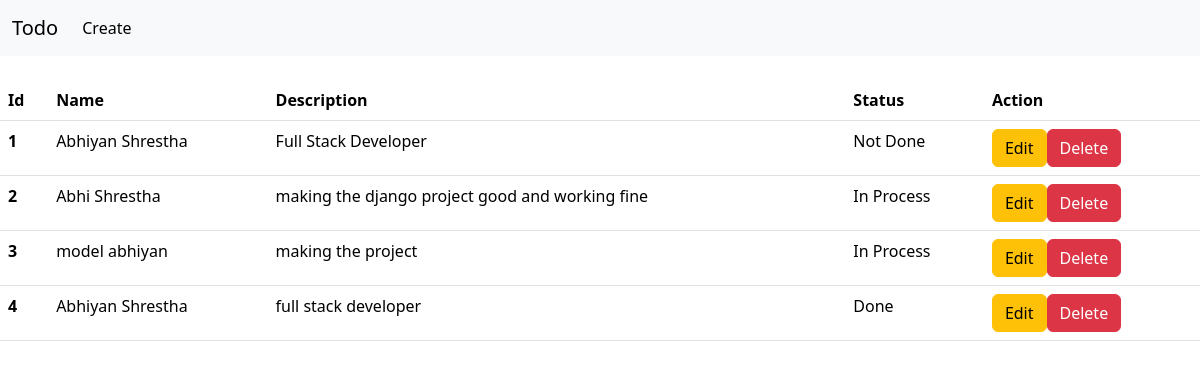
Before: / with the older database file.
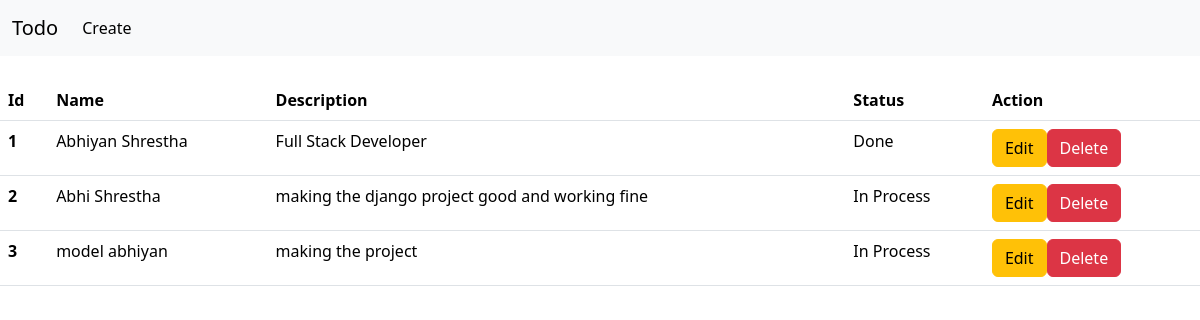
After: the same page with the newer database file.
### base/models.py (models this page shows)
class Todo(models.Model):
    name = models.CharField(max_length=255)
    description = models.TextField()
    status = models.CharField(max_length=255)

### base/views.py (the view)
# urls.py: 2. Add a URL to urlpatterns:  path('', views.home, name='home')
def home(request):
    todo_objs = Todo.objects.all()
    data = {'todos': todo_objs}
    return render(request,'index.html',context=data)

### templates/index.html (shortened to what this page needs)
<!DOCTYPE html>
<html>
    <head>
        <link rel="stylesheet" href="">
        <link href="https://cdn.jsdelivr.net/npm/bootstrap@5.3.3/dist/css/bootstrap.min.css" rel="stylesheet">
    </head>
    <body>
      {% include 'nav.html' %}
      <br>
        <table class="table">
            <thead>
              <tr>
                <th scope="col">Id</th>
                <th scope="col">Name</th>
                <th scope="col">Description</th>
                <th scope="col">Status</th>
                <th scope="col">Action</th>
              </tr>
            </thead>
            <tbody>
              {%for todo in todos%}
              <tr>
                <th scope="row">{{todo.id}}</th>
                <td>{{todo.name}}</td>
                <td>{{todo.description}}</td>
                <td>{{todo.status}}</td>
                <td><a href = "{% url 'edit' pk=todo.id %}"><button type="button" class="btn btn-warning">Edit</button></a><a href = "{% url 'delete' pk=todo.id %}"><button class="btn btn-danger">Delete</button></a></td>
              </tr>
              {% endfor %}
            </tbody>
          </table>
    </body>
</html>

### templates/nav.html (shortened to what this page needs)
<nav class="navbar navbar-expand-lg bg-body-tertiary">
    <div class="container-fluid">
      <a class="navbar-brand" href="{% url 'home' %}">Todo</a>
      <div class="collapse navbar-collapse" id="navbarNav">
        <ul class="navbar-nav">
          <li class="nav-item">
            <a class="nav-link active" aria-current="page" href=" {% url 'create' %}">Create</a>
          </li>
        </ul>
      </div>
    </div>
  </nav>

Changed rows visible on the page:
removed Todo: id "4", name "Abhiyan Shrestha", description "full stack developer", status "Done"
changed Todo "Abhiyan Shrestha": status "Not Done" → "Done"
